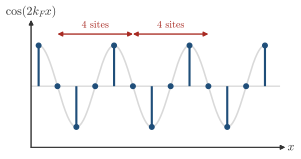

Here is the Python script that generated this plot:
"""Session 9, quiz of Section 9.6, the density cos(2 k_F x) on the sites of a chain with k_F = pi/4."""
import os, sys
sys.path.insert(0, os.path.join(os.path.dirname(os.path.abspath(__file__)), ".."))
import numpy as np
import style

kF = np.pi / 4
x = np.arange(0, 13)
xx = np.linspace(0, 12, 400)
fig, ax = style.figure(height_cm=4.2, width_cm=8.5)
ax.plot(xx, np.cos(2 * kF * xx), color=style.GRID, lw=1.2)
ax.vlines(x, 0, np.cos(2 * kF * x), color=style.ACCENT, lw=1.6)
ax.plot(x, np.cos(2 * kF * x), 'o', color=style.ACCENT, ms=3.5)
ax.set_ylim(-1.5, 1.5); ax.set_xlim(-0.4, 12.8)
style.arrows(ax, xlabel=r'$x$', ylabel=r'$\cos(2k_Fx)$')
style.guide(ax, y=0)
for x0, x1 in ((1, 5), (5, 9)):
    ax.annotate('', xy=(x1, 1.28), xytext=(x0, 1.28), arrowprops=dict(arrowstyle='<|-|>', color=style.BROKEN, lw=1, mutation_scale=7, shrinkA=0, shrinkB=0))
    style.label(ax, (x0 + x1) / 2, 1.5, r'4 sites', color=style.BROKEN, fontsize=7.5)
style.save(fig, __file__)
